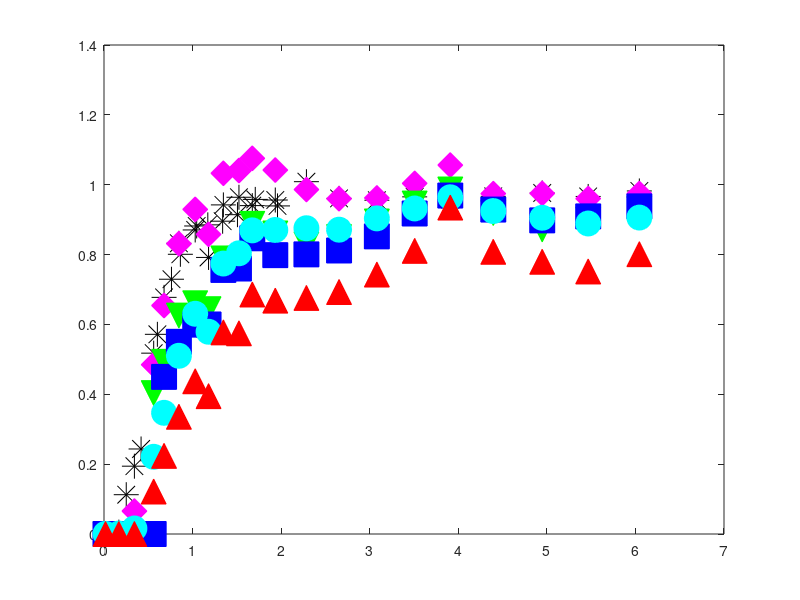

Here is the MATLAB script that generated this plot: (Note: this script raises an error after producing the figure.)
clear

%first-type BC;
%kinetic model;
%see Van Genuchten pg. 16 and 28:



%data = csvread('ObjC_1_gas.csv',1,0);
data = csvread('Obj1b_part2_gas.csv',1,0);
data_time = data(:,1).*60; %time in sec
ethane = data(:,2);
helium = data(:,3);
n2o = data(:,4);
sf6 = data(:,5);
ch4 = data(:,6);



data_br = csvread('Obj1b_part2_br.csv',1,0);
%data_br = csvread('Obj1b_br.csv',1,0);
Br_time = data_br(:,1).*60
Br = data_br(:,2);


C_o = 1; %dimensionless
t = 0:50:50000;   %default delta t is 25
D = 3.8e-6;


%2.69e-6, dispersion coefficients, m2/s, default 5e-7; determined from bromide only.
    %%%%%%3.1e-6 for bromide
v_m = 6.4e-5;  

%velocity, 7.09e-5,  m/s, default 1e-4 m/s
    %%%%%%%3e-5 for bromide
    %try 1.19e-4 to 1.43e-4, expected values based on reactor geometry +
    %porosity
L = .3;
theta_m = 0.586; %mobile phase volume (dynamic, macropores)
theta_im = 0.31; %immobile phase volume (stagnant, micropores)
phi_m = theta_m/(theta_m + theta_im)  %fraction of liquid phase that is mobile

P = v_m*L/D; %Peclet number
PV = v_m.*t.*phi_m./L;     %pore volumes, tau in equations in Table 2 in Van Genuchten
data_PV_br = v_m.*Br_time.*phi_m./L;

data_PV = v_m.*data_time.*phi_m./L

data_PV_br_plot = v_m.*Br_time.*phi_m./L


figure(11)
clf
h1 = plot(data_PV_br_plot, Br, '*k','MarkerSize', 18)
hold on
h2 = plot(data_PV, n2o, 'dm','MarkerFaceColor', 'm', 'MarkerSize', 18)
hold on
h3 = plot(data_PV, sf6, 'vg','MarkerFaceColor', 'g', 'MarkerSize', 18)
hold on
h4 = plot(data_PV, ethane, 'sb','MarkerFaceColor', 'b', 'MarkerSize', 18)
hold on
h5 = plot(data_PV, ch4, 'oc','MarkerFaceColor', 'c', 'MarkerSize', 18)
hold on
h6 = plot(data_PV, helium, '^r','MarkerFaceColor', 'r', 'MarkerSize', 18)
hold on



measured = Br;
%fit parameters:
%R = 2;      %MUST BE > 1
%alpha = 1e-3;    %rate constant, try starting in the range 5e-4 to 5e-3

                    %1/s, 100 d^-1 from Geistlinger (2005) = 1e-3 1/s
                    %vulava has 5e-4 - 1e-3  1/s for alpha for SF6, so
                    %probably faster for Helium, N2O
                    %velocity in bioreactor on the order of .003 m/s, much slower than in Vulava, so 
                    %expect lower alpha
%for determination of R-squared:



%dimensionless parameters
%defined in Van Genuchten pg. 15, with the exception of w, beta, and R
%For w and beta, defined on pg. 28 for one-site kinetic
%non-equilibrium adsorption.  For R, comes from Fry et al. (1994) and Vulava et al. (2002): 
%R = 1 + KH*(Vg/Vw)   %use this with specific K_H values to determine Vg/Vw
%based on fit R parameter




R = 1.000000001; %ethane 2.7
%R = [23:0.25:25];
%R_m = [1.01:0.01:1.06];
R_m = 1.000000001;
alpha = 1e-4;  %ethane 1.3e-4
%alpha = [18e-6:0.5e-6:20e-6];

loopcnt = 0;

results_matrix = zeros(length(R)*length(alpha),5);
%column 1 of results_matrix is loopcnt
%column 2 of results_matrix is R
%column 3 of results_matrix is R_m
%column 4 of results_matrix is alpha
%column 5 of results_matrix is sum of squared residuals




for j = 1:length(R)
    
    for k = 1:length(alpha)
        
        for l = 1:length(R_m)
        
        
w = alpha(k)*L*(R(j)-1)/(v_m*theta_m);
beta = phi_m*R_m(l)/R(j);



%G term in Van Genuchten, equation SI-1 in Table 2:
G_T = .5 *  erfc( sqrt(P./(4.*beta.*R(j).*PV)).*(beta*R(j)-PV)) + .5*exp(P).*erfc( sqrt (P./(4.*beta.*R(j).*PV) ).*(beta*R(j) + PV) );
%IMPORTANT NOTE: Equation SI-1 in Table 2 has the final term as beta*R-tau.
%I think this is an error and that it should be beta*R+tau.  At the top of page 18 they note: 
%"Expressions for G(T) in Table 2 follow from those given in Table 1 by replacing T by
%tau and R by (beta*R).  In Table 1, the final term is R+T, so based on
%their statement the final term should be B*R+tau.
%This is how it is coded above, and this equation gives an effluent C
%ranging from 0 to 1, while the original equation from Van Genuchten has an
%effluent C ranging from 0 to a number much greater than 1.

%exponential term multiplied by G
term = exp(-w.*PV/(beta*R(j)));

%some figures to visualize how each of these terms are affected by
%different fit parameters:
%use these to troubleshoot problems if the model acts weird with certain
%paremeters.
%figure(5)
%plot(PV,term)
%title('Term')

integrand_vec = zeros(1,length(PV));

delta_tau = 0.001;   %tau time increment, also d_tau dummy variable
                    %default .001

for i = 2:length(PV);  %2:length(PV)
    
    tau = [0:delta_tau:PV(i)];
    
G_tau = .5 *  erfc( sqrt(P./(4.*beta.*R(j).*tau)).*(beta*R(j)-tau)) + .5*exp(P).*erfc( sqrt (P./(4.*beta.*R(j).*tau) ).*(beta*R(j) + tau) );
    
    a = w.*tau;
    b = w.*(PV(i) - tau)./( (1 - beta)*R(j) );
    
    squig = 2*sqrt(a.*b);
    
%In equation 36, the I_0 and I_1 are modified bessel functions, see
%notation on pg. 50-51
I_0 = besseli(0,squig);  %modified bessel function of the first kind, order 0
I_1 = besseli(1,squig);  %modified bessel function of the first kind, order 1
    
%H term defined by Equation 36:
H = exp(-a-b).* ( I_0/beta + (squig.*I_1)./(2.*b.*(1-beta)) );


prod = G_tau.*H;

integrand = delta_tau*trapz(prod(1:length(prod)-1));   %last element of product is NaN, since the last element of H is NaN ...
                                                    %due to division by 0
                                                    %in b term
integrand_vec(i) = integrand;


end


%first_term = G_T.*term;
%figure(14)
%plot(PV,first_term)
%title('G*exp term')

%C = G(1:length(G)-1).*term(1:length(term)-1) + (w/R).*ConvInt;   %equation 35 in van genuchten
C = G_T.*term + w/R(j) .* integrand_vec;


%find indices in PV that are closest PV to data: 
edges = [-Inf, mean([PV(2:end); PV(1:end-1)]), +Inf];
%I = discretize(data_PV_br, edges);
I = discretize(data_PV, edges);

%RSS = sum((C(I) - measured').^2)


% loopcnt = loopcnt + 1
% 
%      results_matrix(loopcnt,1) = loopcnt;
%      results_matrix(loopcnt,2) = R(j);
%      results_matrix(loopcnt,3) = R_m(l);
%      results_matrix(loopcnt,4) = alpha(k);
%      results_matrix(loopcnt,5) = RSS;

    end
    
    end

end

plot(PV, C,'-k', 'LineWidth',1.5)
hold on

%end of Br




measured = n2o; %define which solute you are modeling

%fit parameters:
%R = 2;      %MUST BE > 1
%alpha = 1e-3;    %rate constant, try starting in the range 5e-4 to 5e-3

                    %1/s, 100 d^-1 from Geistlinger (2005) = 1e-3 1/s
                    %vulava has 5e-4 - 1e-3  1/s for alpha for SF6, so
                    %probably faster for Helium, N2O
                    %velocity in bioreactor on the order of .003 m/s, much slower than in Vulava, so 
                    %expect lower alpha
%for determination of R-squared:



%dimensionless parameters
%defined in Van Genuchten pg. 15, with the exception of w, beta, and R
%For w and beta, defined on pg. 28 for one-site kinetic
%non-equilibrium adsorption.  For R, comes from Fry et al. (1994) and Vulava et al. (2002): 
%R = 1 + KH*(Vg/Vw)   %use this with specific K_H values to determine Vg/Vw
%based on fit R parameter




R = 1.16; %ethane 2.7
%R = [1.1:0.02:1.2];
%R_m = [1.1:0.1:2.8];
R_m = 1.12;
alpha = 6e-6;  %ethane 1.3e-4
%alpha = [1e-5 1e-6 1e-7 1e-8 1e-9];%8e-6:4e-6:8e-5];

loopcnt = 0;

results_matrix = zeros(length(R)*length(alpha),5);
%column 1 of results_matrix is loopcnt
%column 2 of results_matrix is R
%column 3 of results_matrix is R_m
%column 4 of results_matrix is alpha
%column 5 of results_matrix is sum of squared residuals




for j = 1:length(R)
    
    for k = 1:length(alpha)
        
        for l = 1:length(R_m)
        
        
w = alpha(k)*L*(R(j)-1)/(v_m*theta_m);
beta = phi_m*R_m(l)/R(j);



%G term in Van Genuchten, equation SI-1 in Table 2:
G_T = .5 *  erfc( sqrt(P./(4.*beta.*R(j).*PV)).*(beta*R(j)-PV)) + .5*exp(P).*erfc( sqrt (P./(4.*beta.*R(j).*PV) ).*(beta*R(j) + PV) );
%IMPORTANT NOTE: Equation SI-1 in Table 2 has the final term as beta*R-tau.
%I think this is an error and that it should be beta*R+tau.  At the top of page 18 they note: 
%"Expressions for G(T) in Table 2 follow from those given in Table 1 by replacing T by
%tau and R by (beta*R).  In Table 1, the final term is R+T, so based on
%their statement the final term should be B*R+tau.
%This is how it is coded above, and this equation gives an effluent C
%ranging from 0 to 1, while the original equation from Van Genuchten has an
%effluent C ranging from 0 to a number much greater than 1.

%exponential term multiplied by G
term = exp(-w.*PV/(beta*R(j)));

%some figures to visualize how each of these terms are affected by
%different fit parameters:
%use these to troubleshoot problems if the model acts weird with certain
%paremeters.
%figure(5)
%plot(PV,term)
%title('Term')

integrand_vec = zeros(1,length(PV));

delta_tau = 0.001;   %tau time increment, also d_tau dummy variable
                    %default .001

for i = 2:length(PV);  %2:length(PV)
    
    tau = [0:delta_tau:PV(i)];
    
G_tau = .5 *  erfc( sqrt(P./(4.*beta.*R(j).*tau)).*(beta*R(j)-tau)) + .5*exp(P).*erfc( sqrt (P./(4.*beta.*R(j).*tau) ).*(beta*R(j) + tau) );
    
    a = w.*tau;
    b = w.*(PV(i) - tau)./( (1 - beta)*R(j) );
    
    squig = 2*sqrt(a.*b);
    
%In equation 36, the I_0 and I_1 are modified bessel functions, see
%notation on pg. 50-51
I_0 = besseli(0,squig);  %modified bessel function of the first kind, order 0
I_1 = besseli(1,squig);  %modified bessel function of the first kind, order 1
    
%H term defined by Equation 36:
H = exp(-a-b).* ( I_0/beta + (squig.*I_1)./(2.*b.*(1-beta)) );


prod = G_tau.*H;

integrand = delta_tau*trapz(prod(1:length(prod)-1));   %last element of product is NaN, since the last element of H is NaN ...
                                                    %due to division by 0
                                                    %in b term
integrand_vec(i) = integrand;


end


%first_term = G_T.*term;
%figure(14)
%plot(PV,first_term)
%title('G*exp term')

%C = G(1:length(G)-1).*term(1:length(term)-1) + (w/R).*ConvInt;   %equation 35 in van genuchten
C = G_T.*term + w/R(j) .* integrand_vec;


%find indices in PV that are closest PV to data: 
edges = [-Inf, mean([PV(2:end); PV(1:end-1)]), +Inf];
%I = discretize(data_PV_br, edges);
I = discretize(data_PV, edges);

RSS = sum((C(I) - measured').^2)


loopcnt = loopcnt + 1

     results_matrix(loopcnt,1) = loopcnt;
     results_matrix(loopcnt,2) = R(j);
     results_matrix(loopcnt,3) = R_m(l);
     results_matrix(loopcnt,4) = alpha(k);
     results_matrix(loopcnt,5) = RSS;

    end
    
    end

end


plot(PV, C,'-m', 'LineWidth',1.5)
hold on



%%%End of N2O





measured = sf6; %define which solute you are modeling

%fit parameters:
%R = 2;      %MUST BE > 1
%alpha = 1e-3;    %rate constant, try starting in the range 5e-4 to 5e-3

                    %1/s, 100 d^-1 from Geistlinger (2005) = 1e-3 1/s
                    %vulava has 5e-4 - 1e-3  1/s for alpha for SF6, so
                    %probably faster for Helium, N2O
                    %velocity in bioreactor on the order of .003 m/s, much slower than in Vulava, so 
                    %expect lower alpha
%for determination of R-squared:



%dimensionless parameters
%defined in Van Genuchten pg. 15, with the exception of w, beta, and R
%For w and beta, defined on pg. 28 for one-site kinetic
%non-equilibrium adsorption.  For R, comes from Fry et al. (1994) and Vulava et al. (2002): 
%R = 1 + KH*(Vg/Vw)   %use this with specific K_H values to determine Vg/Vw
%based on fit R parameter




R = 17.2; %ethane 2.7
%R = [1.1:0.02:1.2];
%R_m = [1.1:0.1:2.8];
R_m = 1.25;
alpha = 1.05e-6;  %ethane 1.3e-4
%alpha = [1e-5 1e-6 1e-7 1e-8 1e-9];%8e-6:4e-6:8e-5];

loopcnt = 0;

results_matrix = zeros(length(R)*length(alpha),5);
%column 1 of results_matrix is loopcnt
%column 2 of results_matrix is R
%column 3 of results_matrix is R_m
%column 4 of results_matrix is alpha
%column 5 of results_matrix is sum of squared residuals




for j = 1:length(R)
    
    for k = 1:length(alpha)
        
        for l = 1:length(R_m)
        
        
w = alpha(k)*L*(R(j)-1)/(v_m*theta_m);
beta = phi_m*R_m(l)/R(j);



%G term in Van Genuchten, equation SI-1 in Table 2:
G_T = .5 *  erfc( sqrt(P./(4.*beta.*R(j).*PV)).*(beta*R(j)-PV)) + .5*exp(P).*erfc( sqrt (P./(4.*beta.*R(j).*PV) ).*(beta*R(j) + PV) );
%IMPORTANT NOTE: Equation SI-1 in Table 2 has the final term as beta*R-tau.
%I think this is an error and that it should be beta*R+tau.  At the top of page 18 they note: 
%"Expressions for G(T) in Table 2 follow from those given in Table 1 by replacing T by
%tau and R by (beta*R).  In Table 1, the final term is R+T, so based on
%their statement the final term should be B*R+tau.
%This is how it is coded above, and this equation gives an effluent C
%ranging from 0 to 1, while the original equation from Van Genuchten has an
%effluent C ranging from 0 to a number much greater than 1.

%exponential term multiplied by G
term = exp(-w.*PV/(beta*R(j)));

%some figures to visualize how each of these terms are affected by
%different fit parameters:
%use these to troubleshoot problems if the model acts weird with certain
%paremeters.
%figure(5)
%plot(PV,term)
%title('Term')

integrand_vec = zeros(1,length(PV));

delta_tau = 0.001;   %tau time increment, also d_tau dummy variable
                    %default .001

for i = 2:length(PV);  %2:length(PV)
    
    tau = [0:delta_tau:PV(i)];
    
G_tau = .5 *  erfc( sqrt(P./(4.*beta.*R(j).*tau)).*(beta*R(j)-tau)) + .5*exp(P).*erfc( sqrt (P./(4.*beta.*R(j).*tau) ).*(beta*R(j) + tau) );
    
    a = w.*tau;
    b = w.*(PV(i) - tau)./( (1 - beta)*R(j) );
    
    squig = 2*sqrt(a.*b);
    
%In equation 36, the I_0 and I_1 are modified bessel functions, see
%notation on pg. 50-51
I_0 = besseli(0,squig);  %modified bessel function of the first kind, order 0
I_1 = besseli(1,squig);  %modified bessel function of the first kind, order 1
    
%H term defined by Equation 36:
H = exp(-a-b).* ( I_0/beta + (squig.*I_1)./(2.*b.*(1-beta)) );


prod = G_tau.*H;

integrand = delta_tau*trapz(prod(1:length(prod)-1));   %last element of product is NaN, since the last element of H is NaN ...
                                                    %due to division by 0
                                                    %in b term
integrand_vec(i) = integrand;


end


%first_term = G_T.*term;
%figure(14)
%plot(PV,first_term)
%title('G*exp term')

%C = G(1:length(G)-1).*term(1:length(term)-1) + (w/R).*ConvInt;   %equation 35 in van genuchten
C = G_T.*term + w/R(j) .* integrand_vec;


%find indices in PV that are closest PV to data: 
edges = [-Inf, mean([PV(2:end); PV(1:end-1)]), +Inf];
%I = discretize(data_PV_br, edges);
I = discretize(data_PV, edges);

RSS = sum((C(I) - measured').^2)


loopcnt = loopcnt + 1

     results_matrix(loopcnt,1) = loopcnt;
     results_matrix(loopcnt,2) = R(j);
     results_matrix(loopcnt,3) = R_m(l);
     results_matrix(loopcnt,4) = alpha(k);
     results_matrix(loopcnt,5) = RSS;

    end
    
    end

end


plot(PV, C,'-g', 'LineWidth',1.5)
hold on



%%%End of SF6





measured = ethane; %define which solute you are modeling

%fit parameters:
%R = 2;      %MUST BE > 1
%alpha = 1e-3;    %rate constant, try starting in the range 5e-4 to 5e-3

                    %1/s, 100 d^-1 from Geistlinger (2005) = 1e-3 1/s
                    %vulava has 5e-4 - 1e-3  1/s for alpha for SF6, so
                    %probably faster for Helium, N2O
                    %velocity in bioreactor on the order of .003 m/s, much slower than in Vulava, so 
                    %expect lower alpha
%for determination of R-squared:



%dimensionless parameters
%defined in Van Genuchten pg. 15, with the exception of w, beta, and R
%For w and beta, defined on pg. 28 for one-site kinetic
%non-equilibrium adsorption.  For R, comes from Fry et al. (1994) and Vulava et al. (2002): 
%R = 1 + KH*(Vg/Vw)   %use this with specific K_H values to determine Vg/Vw
%based on fit R parameter




R = 3.4; %ethane 2.7
%R = [1.1:0.02:1.2];
%R_m = [1.1:0.1:2.8];
R_m = 1.6;
alpha = 5.5e-6;  %ethane 1.3e-4
%alpha = [1e-5 1e-6 1e-7 1e-8 1e-9];%8e-6:4e-6:8e-5];

loopcnt = 0;

results_matrix = zeros(length(R)*length(alpha),5);
%column 1 of results_matrix is loopcnt
%column 2 of results_matrix is R
%column 3 of results_matrix is R_m
%column 4 of results_matrix is alpha
%column 5 of results_matrix is sum of squared residuals




for j = 1:length(R)
    
    for k = 1:length(alpha)
        
        for l = 1:length(R_m)
        
        
w = alpha(k)*L*(R(j)-1)/(v_m*theta_m);
beta = phi_m*R_m(l)/R(j);



%G term in Van Genuchten, equation SI-1 in Table 2:
G_T = .5 *  erfc( sqrt(P./(4.*beta.*R(j).*PV)).*(beta*R(j)-PV)) + .5*exp(P).*erfc( sqrt (P./(4.*beta.*R(j).*PV) ).*(beta*R(j) + PV) );
%IMPORTANT NOTE: Equation SI-1 in Table 2 has the final term as beta*R-tau.
%I think this is an error and that it should be beta*R+tau.  At the top of page 18 they note: 
%"Expressions for G(T) in Table 2 follow from those given in Table 1 by replacing T by
%tau and R by (beta*R).  In Table 1, the final term is R+T, so based on
%their statement the final term should be B*R+tau.
%This is how it is coded above, and this equation gives an effluent C
%ranging from 0 to 1, while the original equation from Van Genuchten has an
%effluent C ranging from 0 to a number much greater than 1.

%exponential term multiplied by G
term = exp(-w.*PV/(beta*R(j)));

%some figures to visualize how each of these terms are affected by
%different fit parameters:
%use these to troubleshoot problems if the model acts weird with certain
%paremeters.
%figure(5)
%plot(PV,term)
%title('Term')

integrand_vec = zeros(1,length(PV));

delta_tau = 0.001;   %tau time increment, also d_tau dummy variable
                    %default .001

for i = 2:length(PV);  %2:length(PV)
    
    tau = [0:delta_tau:PV(i)];
    
G_tau = .5 *  erfc( sqrt(P./(4.*beta.*R(j).*tau)).*(beta*R(j)-tau)) + .5*exp(P).*erfc( sqrt (P./(4.*beta.*R(j).*tau) ).*(beta*R(j) + tau) );
    
    a = w.*tau;
    b = w.*(PV(i) - tau)./( (1 - beta)*R(j) );
    
    squig = 2*sqrt(a.*b);
    
%In equation 36, the I_0 and I_1 are modified bessel functions, see
%notation on pg. 50-51
I_0 = besseli(0,squig);  %modified bessel function of the first kind, order 0
I_1 = besseli(1,squig);  %modified bessel function of the first kind, order 1
    
%H term defined by Equation 36:
H = exp(-a-b).* ( I_0/beta + (squig.*I_1)./(2.*b.*(1-beta)) );


prod = G_tau.*H;

integrand = delta_tau*trapz(prod(1:length(prod)-1));   %last element of product is NaN, since the last element of H is NaN ...
                                                    %due to division by 0
                                                    %in b term
integrand_vec(i) = integrand;


end


%first_term = G_T.*term;
%figure(14)
%plot(PV,first_term)
%title('G*exp term')

%C = G(1:length(G)-1).*term(1:length(term)-1) + (w/R).*ConvInt;   %equation 35 in van genuchten
C = G_T.*term + w/R(j) .* integrand_vec;


%find indices in PV that are closest PV to data: 
edges = [-Inf, mean([PV(2:end); PV(1:end-1)]), +Inf];
%I = discretize(data_PV_br, edges);
I = discretize(data_PV, edges);

RSS = sum((C(I) - measured').^2)


loopcnt = loopcnt + 1

     results_matrix(loopcnt,1) = loopcnt;
     results_matrix(loopcnt,2) = R(j);
     results_matrix(loopcnt,3) = R_m(l);
     results_matrix(loopcnt,4) = alpha(k);
     results_matrix(loopcnt,5) = RSS;

    end
    
    end

end


plot(PV, C,'-b', 'LineWidth',1.5)
hold on



%%%End of Ethane





measured = ch4; %define which solute you are modeling

%fit parameters:
%R = 2;      %MUST BE > 1
%alpha = 1e-3;    %rate constant, try starting in the range 5e-4 to 5e-3

                    %1/s, 100 d^-1 from Geistlinger (2005) = 1e-3 1/s
                    %vulava has 5e-4 - 1e-3  1/s for alpha for SF6, so
                    %probably faster for Helium, N2O
                    %velocity in bioreactor on the order of .003 m/s, much slower than in Vulava, so 
                    %expect lower alpha
%for determination of R-squared:



%dimensionless parameters
%defined in Van Genuchten pg. 15, with the exception of w, beta, and R
%For w and beta, defined on pg. 28 for one-site kinetic
%non-equilibrium adsorption.  For R, comes from Fry et al. (1994) and Vulava et al. (2002): 
%R = 1 + KH*(Vg/Vw)   %use this with specific K_H values to determine Vg/Vw
%based on fit R parameter




R = 3.4; %ethane 2.7
%R = [1.1:0.02:1.2];
%R_m = [1.1:0.1:2.8];
R_m = 1.5;
alpha = 6.6e-6;  %ethane 1.3e-4
%alpha = [1e-5 1e-6 1e-7 1e-8 1e-9];%8e-6:4e-6:8e-5];

loopcnt = 0;

results_matrix = zeros(length(R)*length(alpha),5);
%column 1 of results_matrix is loopcnt
%column 2 of results_matrix is R
%column 3 of results_matrix is R_m
%column 4 of results_matrix is alpha
%column 5 of results_matrix is sum of squared residuals




for j = 1:length(R)
    
    for k = 1:length(alpha)
        
        for l = 1:length(R_m)
        
        
w = alpha(k)*L*(R(j)-1)/(v_m*theta_m);
beta = phi_m*R_m(l)/R(j);



%G term in Van Genuchten, equation SI-1 in Table 2:
G_T = .5 *  erfc( sqrt(P./(4.*beta.*R(j).*PV)).*(beta*R(j)-PV)) + .5*exp(P).*erfc( sqrt (P./(4.*beta.*R(j).*PV) ).*(beta*R(j) + PV) );
%IMPORTANT NOTE: Equation SI-1 in Table 2 has the final term as beta*R-tau.
%I think this is an error and that it should be beta*R+tau.  At the top of page 18 they note: 
%"Expressions for G(T) in Table 2 follow from those given in Table 1 by replacing T by
%tau and R by (beta*R).  In Table 1, the final term is R+T, so based on
%their statement the final term should be B*R+tau.
%This is how it is coded above, and this equation gives an effluent C
%ranging from 0 to 1, while the original equation from Van Genuchten has an
%effluent C ranging from 0 to a number much greater than 1.

%exponential term multiplied by G
term = exp(-w.*PV/(beta*R(j)));

%some figures to visualize how each of these terms are affected by
%different fit parameters:
%use these to troubleshoot problems if the model acts weird with certain
%paremeters.
%figure(5)
%plot(PV,term)
%title('Term')

integrand_vec = zeros(1,length(PV));

delta_tau = 0.001;   %tau time increment, also d_tau dummy variable
                    %default .001

for i = 2:length(PV);  %2:length(PV)
    
    tau = [0:delta_tau:PV(i)];
    
G_tau = .5 *  erfc( sqrt(P./(4.*beta.*R(j).*tau)).*(beta*R(j)-tau)) + .5*exp(P).*erfc( sqrt (P./(4.*beta.*R(j).*tau) ).*(beta*R(j) + tau) );
    
    a = w.*tau;
    b = w.*(PV(i) - tau)./( (1 - beta)*R(j) );
    
    squig = 2*sqrt(a.*b);
    
%In equation 36, the I_0 and I_1 are modified bessel functions, see
%notation on pg. 50-51
I_0 = besseli(0,squig);  %modified bessel function of the first kind, order 0
I_1 = besseli(1,squig);  %modified bessel function of the first kind, order 1
    
%H term defined by Equation 36:
H = exp(-a-b).* ( I_0/beta + (squig.*I_1)./(2.*b.*(1-beta)) );


prod = G_tau.*H;

integrand = delta_tau*trapz(prod(1:length(prod)-1));   %last element of product is NaN, since the last element of H is NaN ...
                                                    %due to division by 0
                                                    %in b term
integrand_vec(i) = integrand;


end


%first_term = G_T.*term;
%figure(14)
%plot(PV,first_term)
%title('G*exp term')

%C = G(1:length(G)-1).*term(1:length(term)-1) + (w/R).*ConvInt;   %equation 35 in van genuchten
C = G_T.*term + w/R(j) .* integrand_vec;


%find indices in PV that are closest PV to data: 
edges = [-Inf, mean([PV(2:end); PV(1:end-1)]), +Inf];
%I = discretize(data_PV_br, edges);
I = discretize(data_PV, edges);

RSS = sum((C(I) - measured').^2)


loopcnt = loopcnt + 1

     results_matrix(loopcnt,1) = loopcnt;
     results_matrix(loopcnt,2) = R(j);
     results_matrix(loopcnt,3) = R_m(l);
     results_matrix(loopcnt,4) = alpha(k);
     results_matrix(loopcnt,5) = RSS;

    end
    
    end

end


plot(PV, C,'-c', 'LineWidth',1.5)
hold on



%%%End of CH4



measured = helium; %define which solute you are modeling

%If Vg/Vw = .01, then
%R_He = 2
%R_SF6 = 2.5
%R_ethane = 1.2
%R_N2O = 1.015

%time units are in seconds;
%length units are in m;





%fit parameters:
%R = 2;      %MUST BE > 1
%alpha = 1e-3;    %rate constant, try starting in the range 5e-4 to 5e-3

                    %1/s, 100 d^-1 from Geistlinger (2005) = 1e-3 1/s
                    %vulava has 5e-4 - 1e-3  1/s for alpha for SF6, so
                    %probably faster for Helium, N2O
                    %velocity in bioreactor on the order of .003 m/s, much slower than in Vulava, so 
                    %expect lower alpha
%for determination of R-squared:



%dimensionless parameters
%defined in Van Genuchten pg. 15, with the exception of w, beta, and R
%For w and beta, defined on pg. 28 for one-site kinetic
%non-equilibrium adsorption.  For R, comes from Fry et al. (1994) and Vulava et al. (2002): 
%R = 1 + KH*(Vg/Vw)   %use this with specific K_H values to determine Vg/Vw
%based on fit R parameter




R = 15.85; %ethane 2.7
%R = [1.1:0.02:1.2];
%R_m = [1.1:0.1:2.8];
R_m = 1.03;
alpha = 1.11e-5;  %ethane 1.3e-4
%alpha = [1e-5 1e-6 1e-7 1e-8 1e-9];%8e-6:4e-6:8e-5];

loopcnt = 0;

results_matrix = zeros(length(R)*length(alpha),5);
%column 1 of results_matrix is loopcnt
%column 2 of results_matrix is R
%column 3 of results_matrix is R_m
%column 4 of results_matrix is alpha
%column 5 of results_matrix is sum of squared residuals




for j = 1:length(R)
    
    for k = 1:length(alpha)
        
        for l = 1:length(R_m)
        
        
w = alpha(k)*L*(R(j)-1)/(v_m*theta_m);
beta = phi_m*R_m(l)/R(j);



%G term in Van Genuchten, equation SI-1 in Table 2:
G_T = .5 *  erfc( sqrt(P./(4.*beta.*R(j).*PV)).*(beta*R(j)-PV)) + .5*exp(P).*erfc( sqrt (P./(4.*beta.*R(j).*PV) ).*(beta*R(j) + PV) );
%IMPORTANT NOTE: Equation SI-1 in Table 2 has the final term as beta*R-tau.
%I think this is an error and that it should be beta*R+tau.  At the top of page 18 they note: 
%"Expressions for G(T) in Table 2 follow from those given in Table 1 by replacing T by
%tau and R by (beta*R).  In Table 1, the final term is R+T, so based on
%their statement the final term should be B*R+tau.
%This is how it is coded above, and this equation gives an effluent C
%ranging from 0 to 1, while the original equation from Van Genuchten has an
%effluent C ranging from 0 to a number much greater than 1.

%exponential term multiplied by G
term = exp(-w.*PV/(beta*R(j)));

%some figures to visualize how each of these terms are affected by
%different fit parameters:
%use these to troubleshoot problems if the model acts weird with certain
%paremeters.
%figure(5)
%plot(PV,term)
%title('Term')

integrand_vec = zeros(1,length(PV));

delta_tau = 0.001;   %tau time increment, also d_tau dummy variable
                    %default .001

for i = 2:length(PV);  %2:length(PV)
    
    tau = [0:delta_tau:PV(i)];
    
G_tau = .5 *  erfc( sqrt(P./(4.*beta.*R(j).*tau)).*(beta*R(j)-tau)) + .5*exp(P).*erfc( sqrt (P./(4.*beta.*R(j).*tau) ).*(beta*R(j) + tau) );
    
    a = w.*tau;
    b = w.*(PV(i) - tau)./( (1 - beta)*R(j) );
    
    squig = 2*sqrt(a.*b);
    
%In equation 36, the I_0 and I_1 are modified bessel functions, see
%notation on pg. 50-51
I_0 = besseli(0,squig);  %modified bessel function of the first kind, order 0
I_1 = besseli(1,squig);  %modified bessel function of the first kind, order 1
    
%H term defined by Equation 36:
H = exp(-a-b).* ( I_0/beta + (squig.*I_1)./(2.*b.*(1-beta)) );


prod = G_tau.*H;

integrand = delta_tau*trapz(prod(1:length(prod)-1));   %last element of product is NaN, since the last element of H is NaN ...
                                                    %due to division by 0
                                                    %in b term
integrand_vec(i) = integrand;


end


%first_term = G_T.*term;
%figure(14)
%plot(PV,first_term)
%title('G*exp term')

%C = G(1:length(G)-1).*term(1:length(term)-1) + (w/R).*ConvInt;   %equation 35 in van genuchten
C = G_T.*term + w/R(j) .* integrand_vec;


%find indices in PV that are closest PV to data: 
edges = [-Inf, mean([PV(2:end); PV(1:end-1)]), +Inf];
%I = discretize(data_PV_br, edges);
I = discretize(data_PV, edges);

RSS = sum((C(I) - measured').^2)


loopcnt = loopcnt + 1

     results_matrix(loopcnt,1) = loopcnt;
     results_matrix(loopcnt,2) = R(j);
     results_matrix(loopcnt,3) = R_m(l);
     results_matrix(loopcnt,4) = alpha(k);
     results_matrix(loopcnt,5) = RSS;

    end
    
    end

end

plot(PV, C,'-r', 'LineWidth',1.5)
hold on


%%%End of helium





figure(111)
clf
plot(PV, C,'-')
ylim([-0.1 1.1])
xlim([0 2])
ylabel('C/C_o')
xlabel('PV')

%column 1 of results_matrix is loopcnt
%column 2 of results_matrix is R
%column 3 of results_matrix is R_m
%column 4 of results_matrix is alpha
%column 5 of results_matrix is sum of squared residuals

y = [results_matrix(:,1)'; results_matrix(:,2)'; results_matrix(:,3)'; results_matrix(:,4)'; results_matrix(:,5)']
fileID = fopen('results_matrix.txt','w');
%fprintf(fileID, 'Exponential Function\n\n');
fprintf(fileID,'%0.3f %0.3e %0.3e %0.3e %0.4f\n',y);
fclose(fileID);




y = [PV; C];
fileID = fopen('exptable.txt','w');
%fprintf(fileID, 'Exponential Function\n\n');
fprintf(fileID,'%f %f\n',y);
fclose(fileID);



%find indices in PV that are closest PV to data: 
%edges = [-Inf, mean([PV(2:end); PV(1:end-1)]), +Inf];
%I = discretize(data_PV, edges);

%edges = [-Inf, mean([Br_time(2:end); Br_time(1:end-1)]), +Inf];
%I = discretize(Br_time, edges);



%find indices in PV that are closest PV to data: 
edges = [-Inf, mean([PV(2:end); PV(1:end-1)]), +Inf];
%I = discretize(data_PV_br, edges);
I = discretize(data_PV, edges);

RSS = sum((C(I) - measured').^2)
TSS = sum((measured - mean(measured)).^2)
R2 = 1 - (RSS/TSS)



figure(11)
%plot(PV, C,'--r')
ylim([0 1.2])
xlim([0 6.5])
ylabel('C/C_o')
xlabel('PV')
% text(.4, .8, sprintf('R = %0.2f', R))
% text(.4, .9, sprintf('alpha = %0.2e s^{-1}', alpha))
% text(.4, .7, sprintf('R^2 = %0.3f', R2))
% saveas(gcf,'output.eps','epsc')
legend('Bromide','N_2O', 'SF_6', 'Ethane', 'Methane', 'Helium', 'Location', 'southeast'); %
%title('Abiotic, Stable, Woodchip')
set(gca, 'FontSize', 34);

% resultsmins = min(results_matrix);
% lowssr = resultsmins(5);
% numspot = find(results_matrix==lowssr);
% bestrow = numspot - (length(results_matrix)*4)







